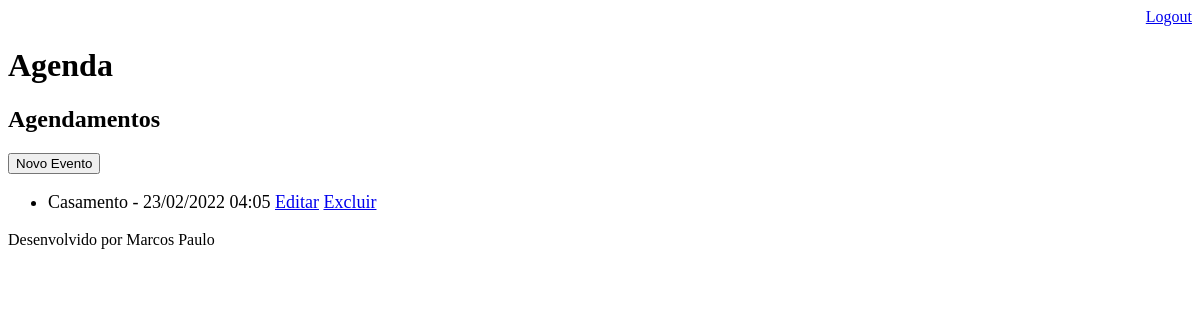
The page /agenda/ (signed in) on the database as committed earlier.
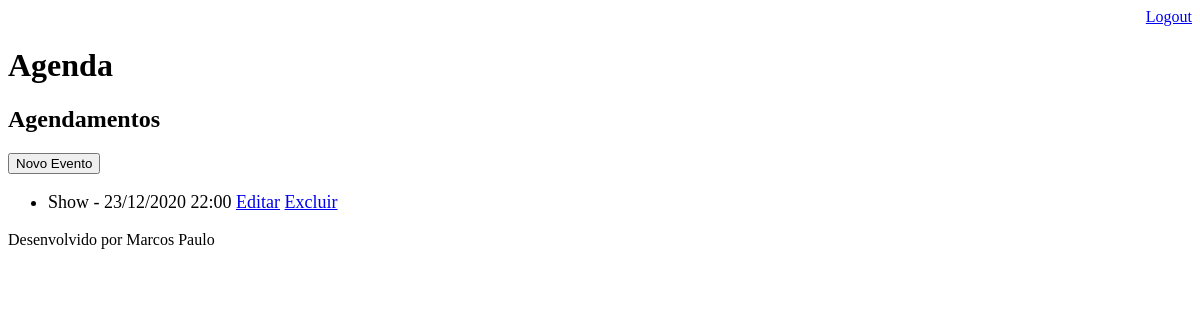
The same page on the database as committed later.
### core/models.py (models this page shows, shortened)
class Evento(models.Model):
    titulo = models.CharField(max_length=100)
    descricao = models.TextField(blank=True, null=True)
    data_evento = models.DateTimeField(verbose_name='Data do Evento')
    data_criacao = models.DateTimeField(auto_now=True)
    local = models.CharField(max_length=200, blank=True, null=True)
    usuario = models.ForeignKey(User, on_delete=models.CASCADE)
    class Meta:
        db_table = 'evento'
    def get_data_evento(self):
        return self.data_evento.strftime('%d/%m/%Y %H:%M')
    def get_evento_situacao(self):
        if self.data_evento < datetime.now():
            return 1
        else:
            if self.data_evento > datetime.now() and self.data_evento < datetime.now() + timedelta(hours=1):
                return 2

### core/views.py (the view)
# urls.py: path('agenda/', views.lista_eventos),
@login_required(login_url='/login/')
def lista_eventos(request):
    usuario = request.user
    data_atual = datetime.now() - timedelta(hours=1)
    evento = Evento.objects.filter(usuario=usuario, data_evento__gt=data_atual)
    dados = {'eventos': evento}
    return render(request, 'agenda.html', dados)

### templates/agenda.html
{% extends "model-page.html" %}
{% block content %}
    <h2>Agendamentos</h2>
    <a href="evento/">
        <button type="button">Novo Evento</button>
    </a>
    <ul style="font-size: 18px">
    {% for evento in eventos %}
        <li>
            <div style={% if evento.get_evento_situacao == 1 %}
                            "color:red"
                        {% elif evento.get_evento_situacao == 2 %}
                            "color:yellow"
                        {% else %}
                            "color:black"
                        {% endif %}>
                {{ evento.titulo }} - {{ evento.get_data_evento }}
                <a href="evento/?id={{ evento.id }}">Editar</a>
                <a href="evento/delete/{{ evento.id }}/">Excluir</a>
            </div>
        </li>
        {% endfor %}
    </ul>
{% endblock %}

### templates/model-page.html
<!DOCTYPE html>
<html lang="en">
<head>
    {% include "model-header.html" %}
</head>
<body>
    {% block content %} {% endblock %}
    {% include "model-footer.html" %}
</body>
</html>

### templates/model-header.html (shortened to what this page needs)
<div align="right">
    <a href="/logout">Logout</a>
</div>
<h1>Agenda</h1>

### templates/model-footer.html
<p>Desenvolvido por Marcos Paulo</p>

Rows that differ between the two databases and show on the page:
removed Evento: titulo "Casamento", get_data_evento "23/02/2022 04:05"
added Evento: titulo "Show", get_data_evento "23/12/2020 22:00"
